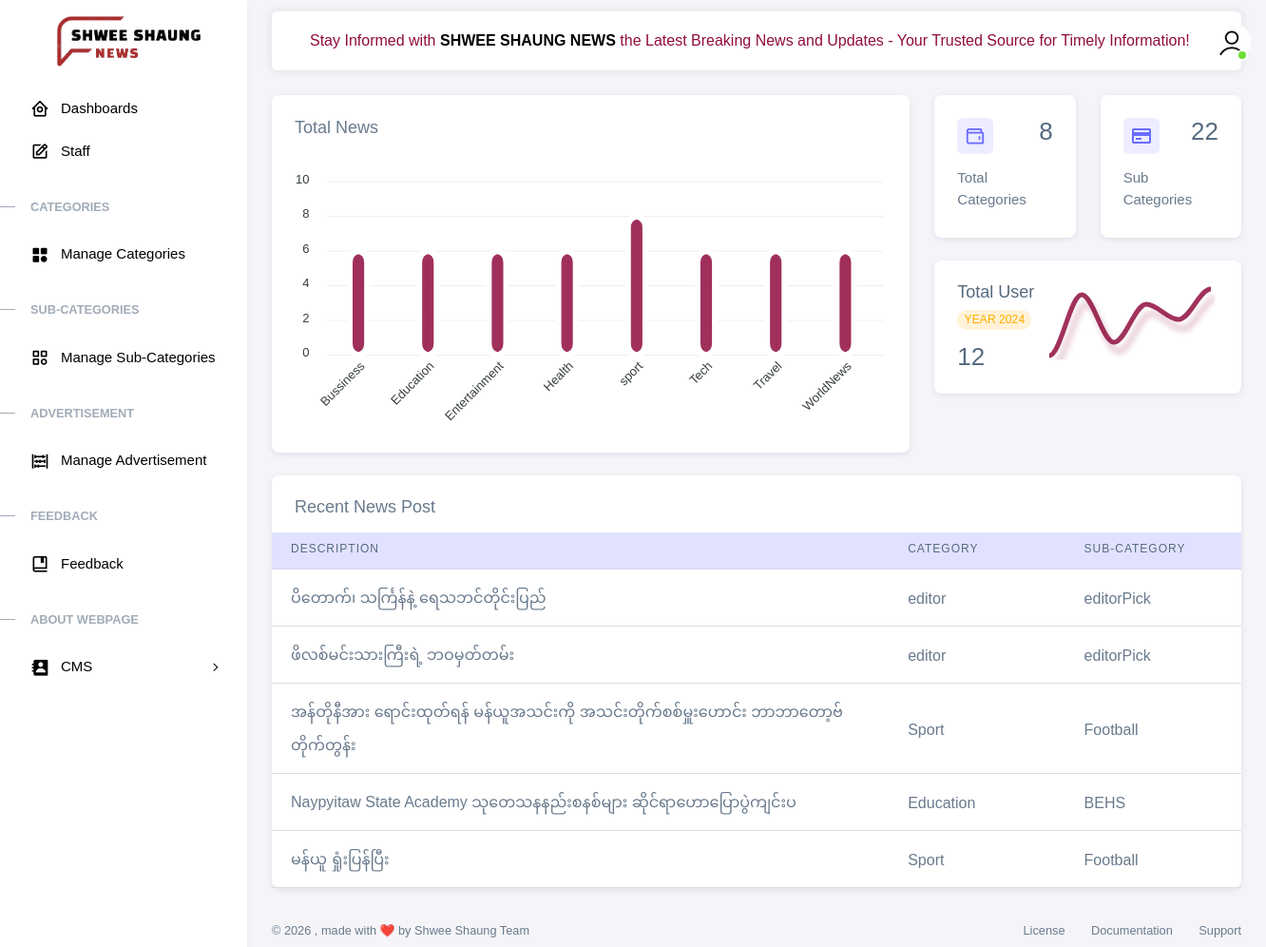
Screenshot of /admin/dashboard.php with the database file from the repository.
### tables this page shows
CREATE TABLE `news` (
  `id` int NOT NULL AUTO_INCREMENT,
  `date` varchar(45) NOT NULL,
  `description` varchar(500) NOT NULL,
  `detail` longtext NOT NULL,
  `image` longtext,
  `category` varchar(45) DEFAULT NULL,
  `sub_category` varchar(45) DEFAULT NULL,
  `status` varchar(45) DEFAULT NULL,
  `count` int DEFAULT NULL,
  PRIMARY KEY (`id`)
);

### admin/OOP.php (called while the page is built, shortened)
<?php
class database
{
    public $con;
    public function __construct()
    {
        $servername = "localhost";
        $username = "root";
        $password = "";
        $dbname = "shweeshaung";
        $this->con = new mysqli($servername, $username, $password, $dbname);
    }
    public function getcategories()
    {
        $stmt = $this->con->prepare("SELECT * FROM cate WHERE Status=''");
        $stmt->execute();
        $result = $stmt->get_result();
        return $result;
    }
    public function showoversubcategory()
    {
        $stmt = $this->con->prepare("SELECT sub_category.sub_name,sub_category.sid FROM sub_category,cate WHERE cate.Status='' AND sub_category.C_Name=cate.C_Name AND sub_category.Status='A'");
        $stmt->execute();
        $result = $stmt->get_result();
        return $result;
    }
    public function user()
    {
        $smt = $this->con->prepare("SELECT * FROM user");
        $smt->execute();
        $result = $smt->get_result();
        return $result;
    }
    public function getrecentnewsbyadmin()
    {
        $stmt = $this->con->prepare("SELECT * FROM news WHERE status='U' ORDER BY id DESC LIMIT 5");
        $stmt->execute();
        $result = $stmt->get_result();
        return $result;
    }
}
?>

### admin/dashboard.php (the view, shortened to what this page needs)
<?php include('include/left_slidebar.php');?>
<?php include('include/top_header.php');?>
<div class="content-wrapper " >
    <div class="container-xxl flex-grow-1 container-p-y">
        <div class="row">
            <div class="col-12 col-lg-8 order-2 order-md-3 order-lg-2 mb-4">
                <div class="card">
                    <div class="row row-bordered g-0">
                        <div class="col-md-12">
                            <h5 class="card-header m-0 me-2 pb-3">Total News</h5>
                            <div id="totalRevenueChart" class="px-2"></div>
                        </div>
                    </div>
                </div>
            </div>
            <div class="col-12 col-md-8 col-lg-4 order-3 order-md-2">
                <div class="row">
                    <div class="col-6 mb-4">
                        <div class="card">
                            <div class="card-body">
                                <div class="card-title d-flex align-items-start justify-content-between">
                                    <div class="avatar flex-shrink-0">
                                        <img src="assets/img/icons/unicons/wallet.png" alt="Credit Card" class="rounded" />
                                    </div>
                                    <?php
                                    include "OOP.php";
                                    $obj=new database();
                                    $result= $obj->getcategories();
                                    $count = $result->num_rows;
                                    ?>
                                    <h3 class="card-title text-nowrap mb-2"><?= $count?></h3>
                                </div>
                                <span class="d-block mb-1">Total Categories</span>
                            </div>
                        </div>
                    </div>
                    <div class="col-6 mb-4">
                        <div class="card">
                            <div class="card-body">
                                <div class="card-title d-flex align-items-start justify-content-between">
                                    <div class="avatar flex-shrink-0">
                                        <img src="assets/img/icons/unicons/cc-primary.png" alt="Credit Card" class="rounded" />
                                    </div>
                                    <div class="dropdown">
                                        <?php
                                        $obj=new database();
                                        $result= $obj->showoversubcategory();
                                        $countsubcate = $result->num_rows;
                                        ?>
                                        <h3 class="card-title mb-2"> <?=$countsubcate?></h3>
                                    </div>
                                </div>
                                <span class="fw-medium d-block mb-1">Sub Categories</span>
                            </div>
                        </div>
                    </div>
                    <div class="col-12 mb-4">
                        <div class="card">
                            <div class="card-body">
                                <div class="d-flex justify-content-between flex-sm-row flex-column gap-3">
                                    <div class="d-flex flex-sm-column flex-row align-items-start justify-content-between">
                                        <div class="card-title">
                                            <h5 class="text-nowrap mb-2"> Total User</h5>
                                            <span class="badge bg-label-warning rounded-pill">Year 2024</span>
                                        </div>
                                        <div class="mt-sm-auto">
                                            <small class="text-success text-nowrap fw-medium">
                                                <?php
                                                $obj=new database();
                                                $result= $obj->user();
                                                $countUser = $result->num_rows;
                                                ?>
                                                <h3 class="mb-0"><?= $countUser?></h3>
                                        </div>
                                    </div>
                                    <div id="profileReportChart"></div>
                                </div>
                            </div>
                        </div>
                    </div>
                </div>
            </div>
        </div>
        <div class="col-sm-12">
            <div class="card">
                <h5 class="card-header m-0 me-2 pb-3">Recent News Post</h5>
                <div class="table-responsive tbl-fixed " style="max-height: 50vh;">
                    <table class="table " id="example">
                        <thead class="table-primary">
                        <tr class="table-bordered">
                            <th style="width: 400px;"><span class="d-block mb-1">Description</span></th>
                            <th><span class="d-block mb-1">Category</span></th>
                            <th><span class="d-block mb-1">Sub-Category</span></th>
                        </tr>
                        </thead>
                        <tbody>
                        <?php
                        $obj=new database();
                        $result=$obj->getrecentnewsbyadmin();
                        if($result->num_rows > 0){
                            while($row=$result->fetch_assoc()){
                                ?>
                                <tr  >
                                    <td><span class="d-block mb-1"></span><?= $row['description'] ?></td>
                                    <td><span class="d-block mb-1"></span><?= $row['category'] ?></td>
                                    <td><span class="d-block mb-1"></span><?= $row['sub_category'] ?></td>
                                </tr>
                                <?php
                            }
                        }
                        ?>
                        </tbody>
                    </table>
                </div>
            </div>
        </div>
    </div>
</div>
<?php include('include/footer.php');?>

### admin/assets/css/demo.css (style rules this page uses)
.tablesize tr th, td { width: auto; }
.tbl-fixed { overflow-y: scroll; height: fit-content; max-height: 30vh; margin-top: 0; }
table th, td { height: 10px; }
table th { position: sticky; top: 0; border-color: black; }
table td { text-align: start; }

### admin/include/top_header.php (style rules this page uses)
body { font-family: Arial, sans-serif; }
.tablesize tr th, td { width: auto; }
.tablesizeforads tr th, td { width: auto; }
.tbl-fixed { overflow-y: scroll; height: fit-content; max-height: 27vh; margin-top: 0; }
table th, td { height: 10px; width: 40px; }
table th { position: sticky; top: 0; border-color: black; }
table td { text-align: start; }

### rows the page displays
news: description "ပိတောက်၊ သင်္ကြန်နဲ့ ရေသဘင်တိုင်းပြည်", category "editor", sub_category "editorPick"
news: description "ဖိလစ်မင်းသားကြီးရဲ့ ဘဝမှတ်တမ်း", category "editor", sub_category "editorPick"
news: description "အန်တိုနီအား ရောင်းထုတ်ရန် မန်ယူအသင်းကို အသင်းတိုက်စစ်မှူးဟောင်း ဘာဘာတော့ဗ် တိုက်တွန်း", category "Sport", sub_category "Football"
news: description "Naypyitaw State Academy သုတေသနနည်းစနစ်များ ဆိုင်ရာဟောပြောပွဲကျင်းပ", category "Education", sub_category "BEHS"
news: description "မန်ယူ ရှုံးပြန်ပြီး", category "Sport", sub_category "Football"

### other values shown
$count "8"
$countsubcate "22"
$countUser "12"
